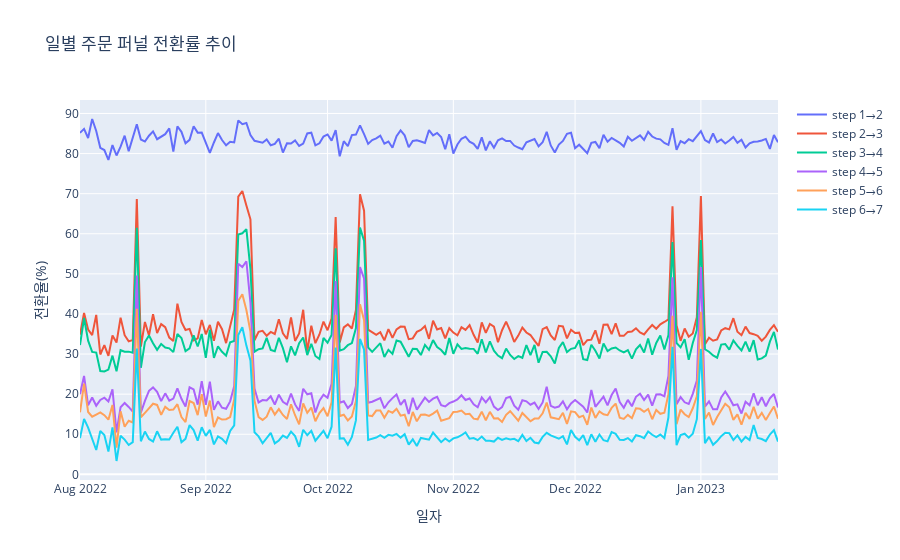

Here is the notebook cell this chart was saved with:
### Code cell
import plotly.graph_objects as go

fig = go.Figure()

fig.add_trace(go.Scatter(x=df_funnel_2['event_date'],
                         y=df_funnel_2['convertion_rate'],
                         name='step 1→2'
))
fig.add_trace(go.Scatter(x=df_funnel_3['event_date'],
                         y=df_funnel_3['convertion_rate'],
                         name='step 2→3'
))
fig.add_trace(go.Scatter(x=df_funnel_4['event_date'],
                         y=df_funnel_4['convertion_rate'],
                         name='step 3→4'
))
fig.add_trace(go.Scatter(x=df_funnel_5['event_date'],
                         y=df_funnel_5['convertion_rate'],
                         name='step 4→5'
))
fig.add_trace(go.Scatter(x=df_funnel_6['event_date'],
                         y=df_funnel_6['convertion_rate'],
                         name='step 5→6'
))
fig.add_trace(go.Scatter(x=df_funnel_7['event_date'],
                         y=df_funnel_7['convertion_rate'],
                         name='step 6→7'
))

fig.update_layout(title_text="일별 주문 퍼널 전환률 추이")
fig.update_xaxes(title_text='일자')
fig.update_yaxes(title_text='전환율(%)')

fig.show()

### Figure 1 — Plotly figure (JSON) as saved in the notebook; plotly's stock layout.template omitted (floating-point values rounded to 4 significant figures; data arrays with more than 128 entries replaced by an {"elided": "..."} marker saying what was removed)
{"data": [{"name": "step 1→2", "type": "scatter", "x": {"elided": "173 str values"}, "y": {"elided": "173 float values"}}, {"name": "step 2→3", "type": "scatter", "x": {"elided": "173 str values"}, "y": {"elided": "173 float values"}}, {"name": "step 3→4", "type": "scatter", "x": {"elided": "173 str values"}, "y": {"elided": "173 float values"}}, {"name": "step 4→5", "type": "scatter", "x": {"elided": "173 str values"}, "y": {"elided": "173 float values"}}, {"name": "step 5→6", "type": "scatter", "x": {"elided": "173 str values"}, "y": {"elided": "173 float values"}}, {"name": "step 6→7", "type": "scatter", "x": {"elided": "173 str values"}, "y": {"elided": "173 float values"}}], "layout": {"title": {"text": "일별 주문 퍼널 전환률 추이"}, "xaxis": {"title": {"text": "일자"}}, "yaxis": {"title": {"text": "전환율(%)"}}}}
